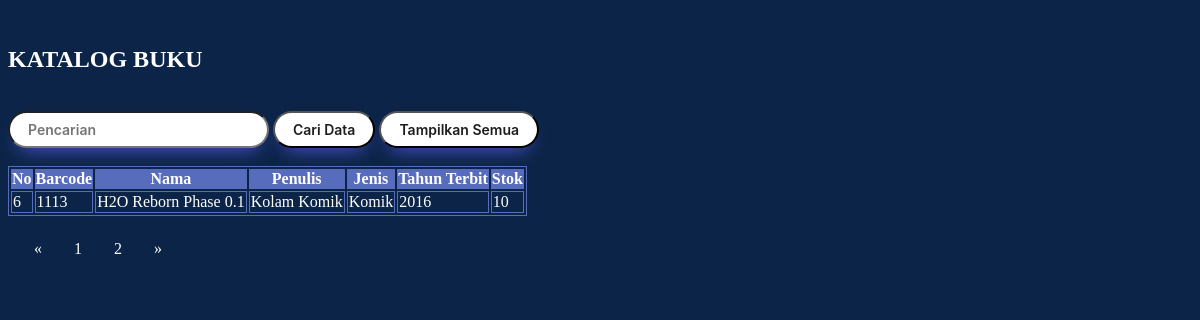
Page /katalog.php?halaman=2 on the earlier database version.
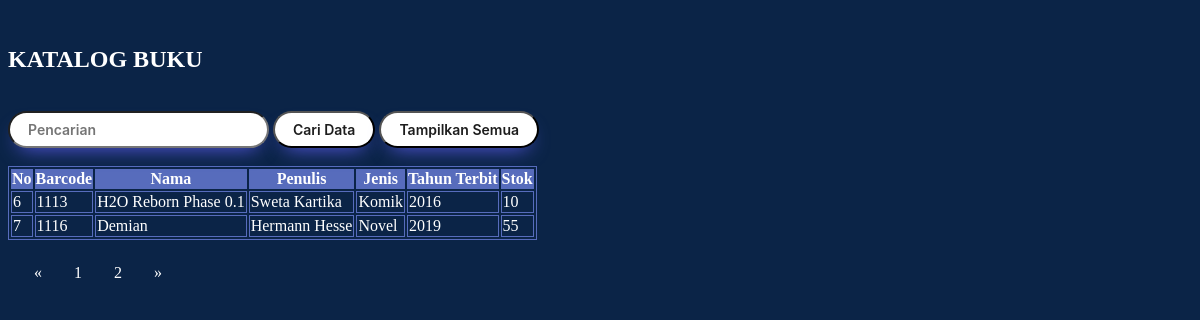
Same page on the later database version.
### tables this page shows
CREATE TABLE `barang` (
  `No` int(15) NOT NULL AUTO_INCREMENT,
  `Barcode` varchar(15) NOT NULL,
  `Nama` text NOT NULL,
  `Penulis` text NOT NULL,
  `Jenis` varchar(15) NOT NULL DEFAULT '',
  `Tahun` varchar(15) NOT NULL DEFAULT '',
  `Stok` varchar(15) NOT NULL DEFAULT '',
  PRIMARY KEY (`No`,`Barcode`)
);

### katalog.php (the view, shortened to what this page needs)
<!DOCTYPE html>
<html>
	<head>
	</head>
<body>
<br>
<?php
require_once'koneksi.php';
$no = 1;
?>
<?php
	$batas = 5;
	$halaman = isset($_GET['halaman'])?(int)$_GET['halaman'] : 1;
	$halaman_awal = ($halaman>1) ? ($halaman * $batas) - $batas : 0;
	$previous = $halaman - 1;
	$next = $halaman + 1;
	$data = mysqli_query($db,"select * from barang");
	$jumlah_data = mysqli_num_rows($data);
	$total_halaman = ceil($jumlah_data / $batas);
	$data_barang = mysqli_query($db,"select * from barang limit $halaman_awal, $batas");
?>
<h2><font color="white">KATALOG BUKU</font></h2>
<br>
	<form method="post">
		<input type="text" name="nt" placeholder="Pencarian">
		<input type="submit" name="submit" value="Cari Data">
		<input type="button" onclick="location.href='lihat_data.php';" value="Tampilkan Semua"
		<input type="button" onclick="location.href='form-peminjaman.php';" value="Kembali"
	</form>
<br/>
<br/>
<div class = "container">
	<table class="table table-bordered">
		<thead class="thead-dark">
			<tr>
				<th>No</th>
				<th>Barcode</th>
				<th>Nama</th>
				<th>Penulis</th>
				<th>Jenis</th>
				<th>Tahun Terbit</th>
				<th>Stok</th>
			</tr>
		</thead>
		<tbody>
			<?php
			if (isset($_POST['submit'])) {
			$cari = $_POST['nt'];
			$query2 = "SELECT * FROM barang WHERE barcode LIKE '%$cari%' OR nama LIKE '%$cari%' OR penulis LIKE '%$cari%' OR jenis LIKE '%$cari%' OR tahun LIKE '%$cari%' OR stok LIKE '%$cari%'";
			$sql = mysqli_query($db, $query2);
			$jumlah_hasil = mysqli_num_rows($sql);
				if ($jumlah_hasil > 0) {
					while ($r = mysqli_fetch_array($sql)) {
					?>
						<script language="JavaScript">
							alert('Data ditemukan!');
						</script>
						<tr>
							<td><?php echo $no++ ?></td>
							<td><?php echo $r['Barcode']; ?></td>
							<td><?php echo $r['Nama']; ?></td>
							<td><?php echo $r['Penulis']; ?></td>
							<td><?php echo $r['Jenis']; ?></td>
							<td><?php echo $r['Tahun']; ?></td>
							<td><?php echo $r['Stok']; ?></td>
						</tr>
					<?php
					}
				} else {
					?>
						<script language="JavaScript">
							alert('Data tidak ditemukan!');
						</script>
					<?php
				}
		} else {
				while ($d = mysqli_fetch_array($data_barang)) {
					?>
					<tr>
						<td><?php echo $d['No']; ?></td>
						<td><?php echo $d['Barcode']; ?></td>
						<td><?php echo $d['Nama']; ?></td>
						<td><?php echo $d['Penulis']; ?></td>
						<td><?php echo $d['Jenis']; ?></td>
						<td><?php echo $d['Tahun']; ?></td>
						<td><?php echo $d['Stok']; ?></td>
					</tr>
					<?php
				}
			}
			?>
	</tbody>
	</table>
		<nav>
			<ul class="pagination justify-content-center">
					<a class="page-link" <?php if($halaman > 1){ echo "href='?halaman=$previous'"; } ?>>&laquo;</a>
				<?php
				for($x=1;$x<=$total_halaman;$x++){
					?>
					<a class="page-link" href="?halaman=<?php echo $x ?>"><?php echo $x; ?></a>
					<?php
				}
				?>
					<a  class="page-link" <?php if($halaman < $total_halaman) { echo "href='?halaman=$next'"; } ?>>&raquo</a>
			</ul>
		</nav>
</div>
<br>
</body>
</html>

Differences in the rows shown:
changed barang "H2O Reborn Phase 0.1": Penulis "Kolam Komik" → "Sweta Kartika"
added barang: No "7", Barcode "1116", Nama "Demian", Penulis "Hermann Hesse", Jenis "Novel", Tahun "2019", Stok "55"
